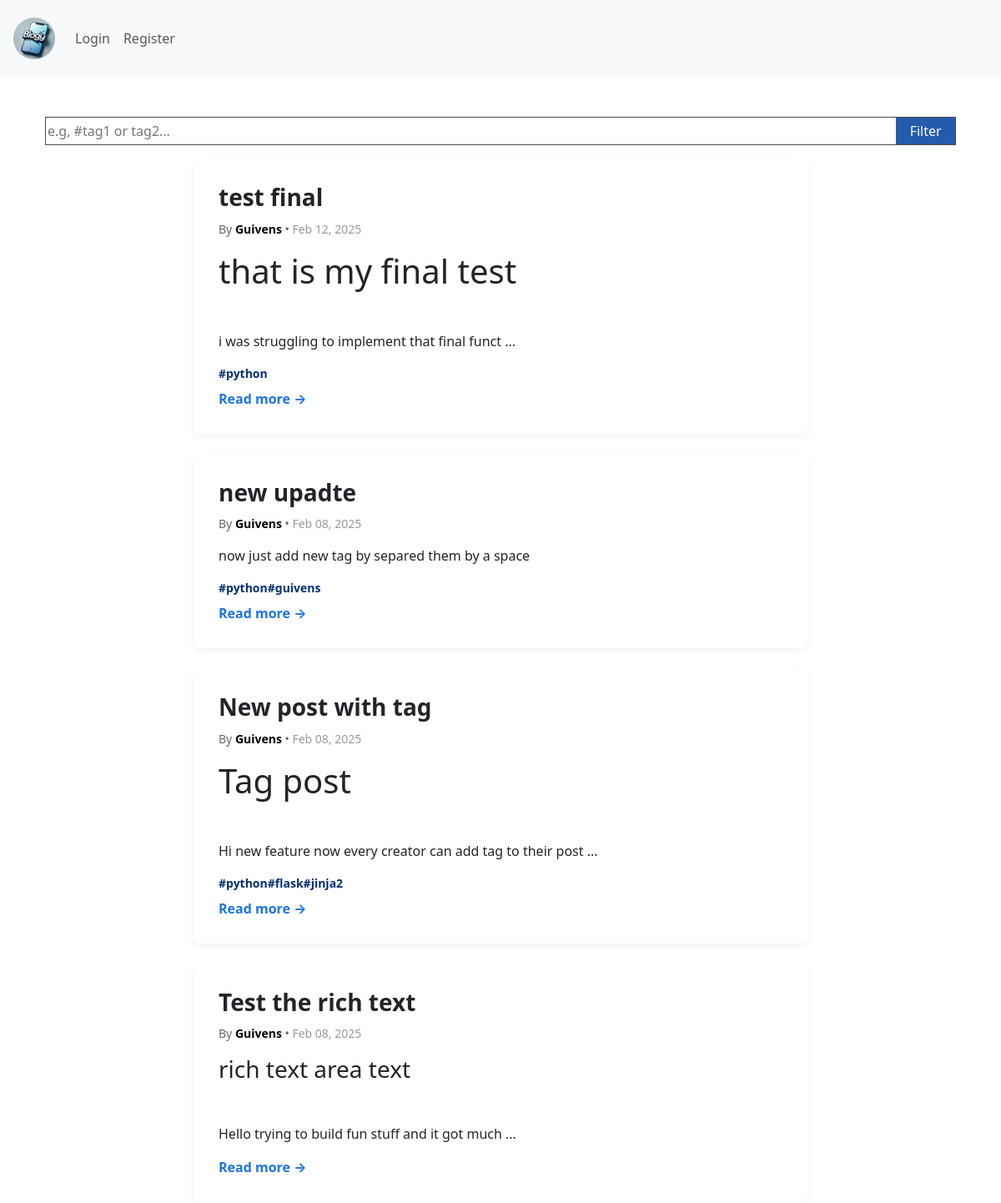
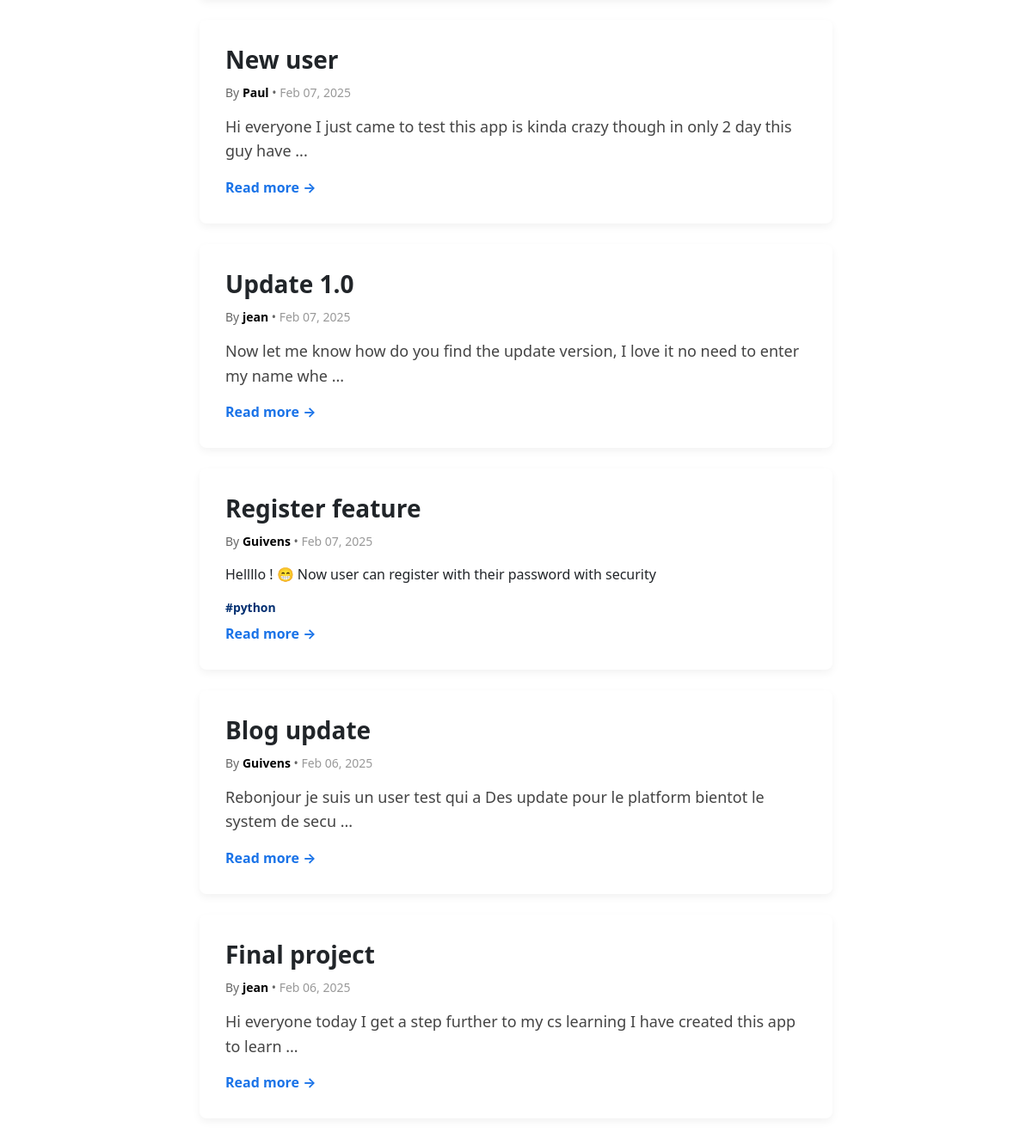
Before: / with the older database file (2 pictures, top to bottom).
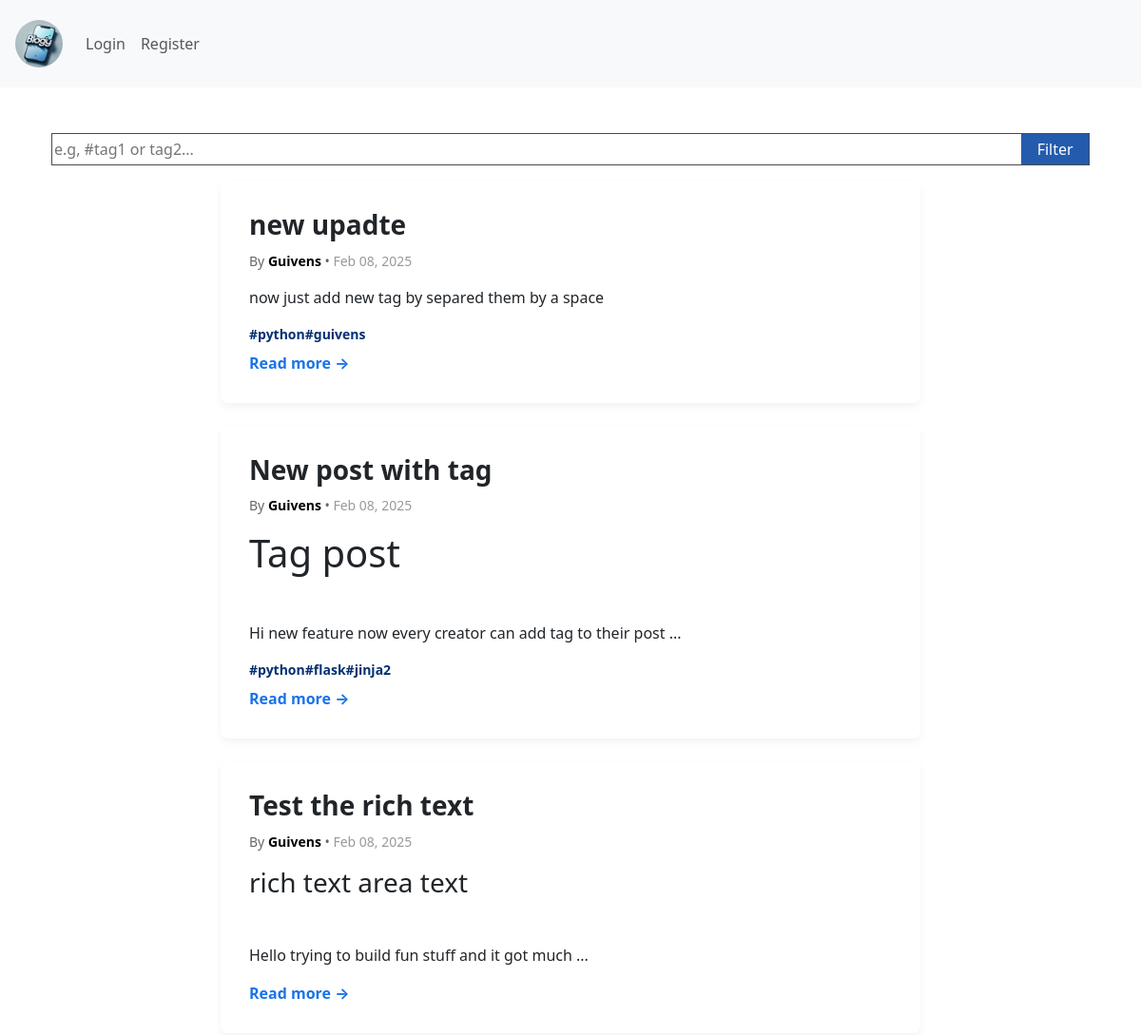
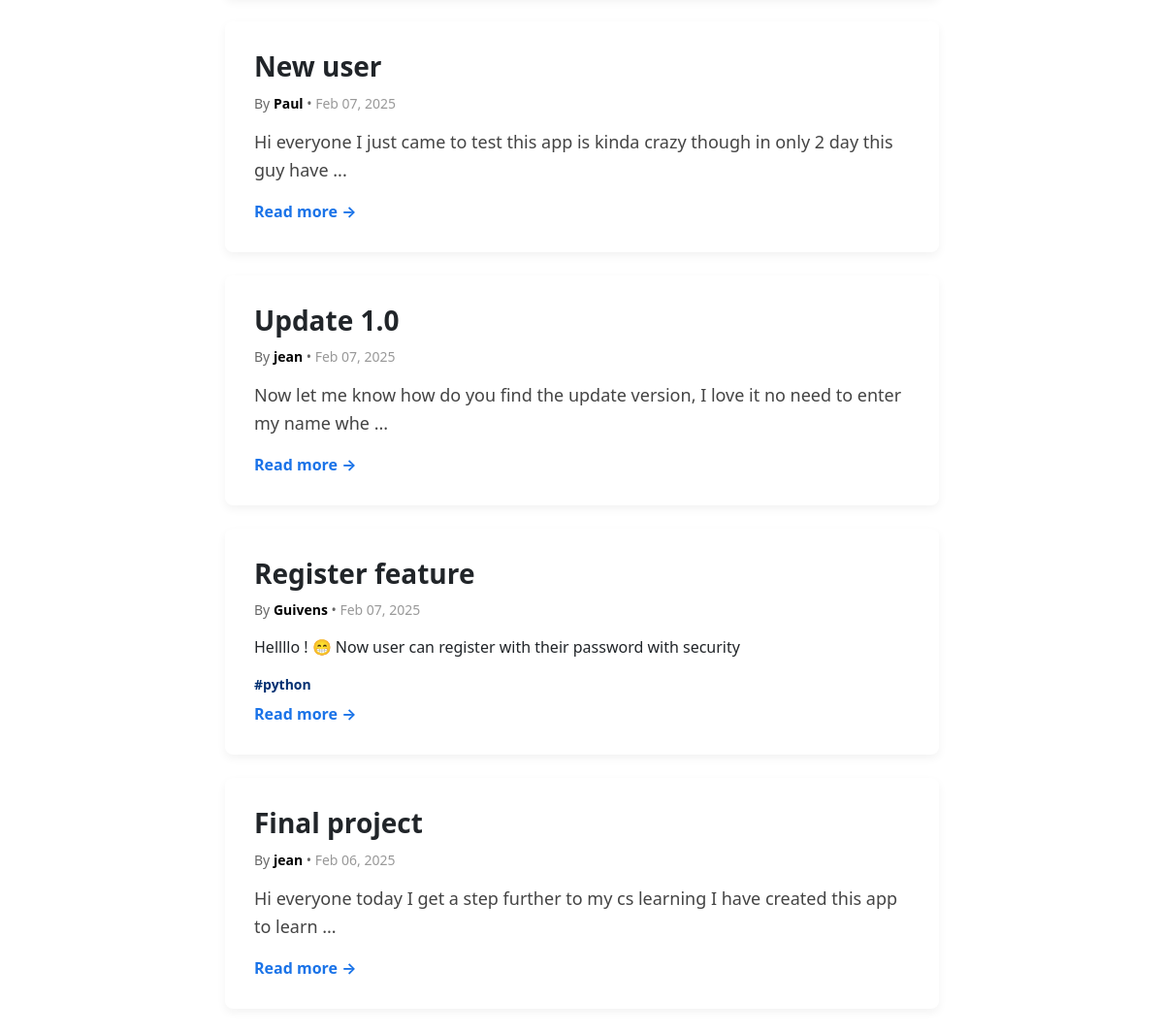
After: the same page with the newer database file (2 pictures, top to bottom).
### app/models.py (models this page shows, shortened)
class Article(db.Model):
    id = db.Column(db.Integer, primary_key=True)
    title = db.Column(db.String(120), unique=True, nullable=False)
    content = db.Column(db.Text, nullable=False)
    created_at = db.Column(db.DateTime, default=datetime.utcnow)  # FIXED
    author_id = db.Column(db.Integer, db.ForeignKey('user.id'), nullable=False)  # FIXED
    tags = db.relationship('Tag', secondary=article_tag, back_populates='articles')

class User(db.Model, UserMixin):
    id = db.Column(db.Integer, primary_key=True)
    username = db.Column(db.String(80), unique=True, nullable=False)
    email = db.Column(db.String(120), unique=True, nullable=False)
    hash = db.Column(db.String(256), nullable= False)
    articles = db.relationship('Article', backref='author', lazy=True)
    profile = db.relationship('Profile', backref='user', uselist=False)

class Tag(db.Model):
    id = db.Column(db.Integer, primary_key=True)
    name = db.Column(db.String(150), nullable= False)
    articles = db.relationship('Article', secondary=article_tag, back_populates='tags')

### app/routes.py (the view)
@main_routes.route("/")
def index():
    tag = request.args.get("tags", "").strip()  # Get tags from query params
    tags = [t for t in tag.split() if t]  # Ensure no empty strings
    if not tags:  # If no valid tags, return all articles
        articles = filter_articles()
    else:
        articles = filter_articles(tags)
    return render_template("index.html", articles=articles)

### app/routes.py (called while the page is built, shortened)
def filter_articles(tags=None):
    query = Article.query.order_by(Article.created_at.desc())
    return query.all()

### app/templates/index.html (shortened to what this page needs)
{% extends 'base.html' %} {% block content %}
<div class="container mt-5">
  <form action="/" class="mb-3 filter-contenair">
    <input
      type="text"
      id="filter"
      name="tags"
      placeholder="e.g, #tag1 or tag2..."
    />
    <button type="submit">Filter</button>
  </form>
  <div class="resultContainer">
    {% if articles %}
    <div class="row">
      {% for article in articles %}
      <div class="col-md-8 offset-md-2 mb-4">
        <div class="article-card" data-id="{{ article.id | int }}">
          <h1 class="article-title">{{ article.title }}</h1>
          <p class="article-meta">
            By <span class="author">{{ article.author.username }}</span> •
            <span class="date"
              >{{ article.created_at.strftime('%b %d, %Y') }}</span
            >
          </p>
          <p class="article-content">
            {{ article.content[:90] | safe}}{% if article.content | length > 90
            %} ...{% endif %}
          </p>
          <div class="d-flex flex-wrap">
            {% for tag in article.tags %}
            <div class="tag-item tag-name mr-2 mb-2">
              <p class="mb-0 mr-2">#{{ tag.name }}</p>
            </div>
            {% endfor %}
          </div>
          <a href="/article/{{ article.id }}" class="read-more">Read more →</a>
        </div>
      </div>
      {% endfor %}
    </div>
    {% else %}
  </div>
  <div class="text-center py-5">
    <p class="no-articles">No articles have been published yet.</p>
  </div>
  {% endif %}
</div>
{% endblock %}

### app/templates/base.html (shortened to what this page needs)
<!DOCTYPE html>
<html lang="en">
<head>
  <link href="/static/css/global.css" rel="stylesheet">
   <link href="https://cdn.jsdelivr.net/npm/bootstrap@5.3.0/dist/css/bootstrap.min.css" rel="stylesheet">
    <link rel="preload" href="https://cdn.quilljs.com/1.3.6/quill.snow.css" as="style" onload="this.onload=null;this.rel='stylesheet'">
    <link rel="stylesheet" href="https://cdnjs.cloudflare.com/ajax/libs/font-awesome/4.7.0/css/font-awesome.min.css">
</head>
<body>
<nav class="navbar navbar-expand-md navbar-light bg-light p-3">
  <a class="navbar-brand" href="/">
    <img src="/static/assets/logo.webp" class="logo">
  </a>
  <div class="collapse navbar-collapse" id="navbarSupportedContent">
    <ul class="navbar-nav me-auto">
      {% if current_user.is_authenticated %}
      <li class="nav-item active">
        <a class="nav-link" href="/">Home <span class="sr-only">(current)</span></a>
      </li>
      <li class="nav-item">
        <a class="nav-link" href="/article">Write</a>
      </li>
      <li class="nav-item">
        <a class="nav-link" href="/logout">Logout</a>
      </li>
      {%else%}
            <li class="nav-item">
              <a class="nav-link" href="{{ url_for('main.login')}}">Login</a>
             </li>
            <li class="nav-item">
               <a class="nav-link" href="{{url_for('main.create_user')}}">Register</a>
             </li>
      {%endif%}
    </ul>
  </div>
</nav>
  {% block content %}
  {% endblock %}
</body>
</html>

### app/static/css/global.css (style rules this page uses)
body { font-family: 'Georgia', serif; background-color: #f9f9f9; color: #333; }
.article-card { background: white; padding: 30px; border-radius: 8px; box-shadow: 0px 4px 10px rgba(0, 0, 0, 0.05); transition: transform 0.2s ease-in-out; }
.article-title { font-size: 28px; font-weight: bold; margin-bottom: 10px; }
.article-meta { font-size: 14px; color: #666; margin-bottom: 15px; }
.author { font-weight: bold; color: #000; }
.date { color: #999; }
.article-content { font-size: 18px; line-height: 1.6; color: #444; }
.read-more { font-size: 16px; color: #1a73e8; text-decoration: none; font-weight: bold; }
.tag-name { font-size: 14px; font-weight: bold; color: #043072; margin: 0; }
.filter-contenair { display: flex; align-items: center; justify-content: center; margin: 12px; border: 1px solid rgb(75, 74, 74); }
#filter { outline: 0; border: none; width: 100%; }
button[type='submit'] { border: none; outline: none; background-color: #245bad; color: white; padding: 4px; width: 75px; }
.logo { width: 50px; height: 50px; border-radius: 100%; }

Changed rows visible on the page:
removed Article: title "test final", author.username "Guivens", created_at "Feb 12, 2025", content "that is my final test i was struggling to implement that final funct", Tag (name "python")
removed Article: title "Blog update", author.username "Guivens", created_at "Feb 06, 2025", content "Rebonjour je suis un user test qui a Des update pour le platform bientot le system de secu"
